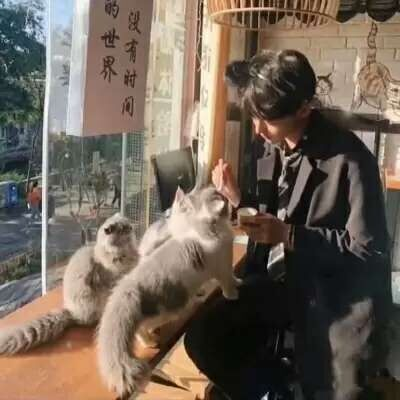
#> input picture opencv/1.jpg, 400 x 400 px, found by its file name
$ python cv.py
#> lines starting #> are read from the running program, lines starting #| are printed output that depends on the picture
import cv2
import matplotlib.pyplot as plt
# print(cv2.__version__)
# 默认读取的格式是bgr
img=cv2.imread(r'opencv/1.jpg')
#> img is the input picture: shape (400, 400, 3); mean B, G, R 87.6, 99.7, 112.5
img2=cv2.imread(r'opencv/2.jpg')
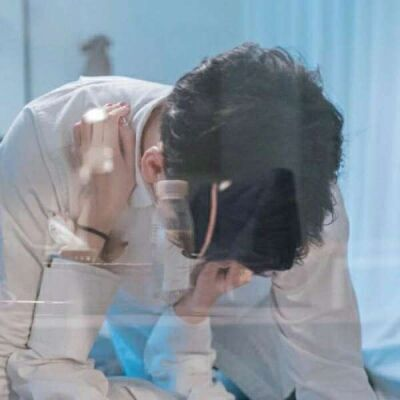
#> input picture opencv/2.jpg, 400 x 400 px, found by its file name
#> img2 is the input picture: shape (400, 400, 3); mean B, G, R 156.4, 145.5, 133.4
# print(img)

def cv_show(img):
    cv2.imshow('a',img)
    # 按下任意键终止显示 或者显示n毫秒后消失
    cv2.waitKey(0)
    cv2.destroyAllWindows()
# [10 lines of commented-out code are left out]
def change(img):
    b,g,r=cv2.split(img)
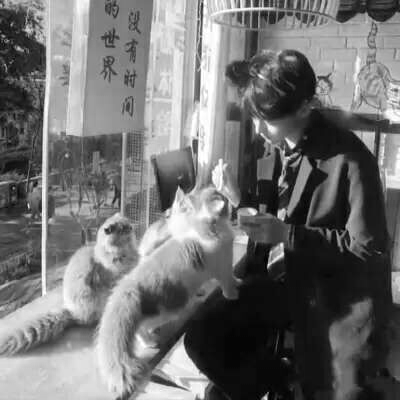
#> r: shape (400, 400); min 0, max 255, mean 112.5
    img=cv2.merge((r,g,b))
    return img
# [50 lines of commented-out code are left out]
img2=cv2.imread(r'opencv\2.jpg')
# print(img2.shape)
# img2=cv2.resize(img2,(200,200))
# cv_show(img2)
# img2=cv2.resize(img2,(10,100),fx=5,fy=1)
# cv_show(img2)
# 0.4,0.6表示两个图片的权重，0是偏置项，表示亮度
# res=cv2.addWeighted(img,0.2,img2,0.8,1)
# cv_show(res)

# src 原始图像
# thresh 阈值0-255（一般127）
# maxval 最大的可能值 255
# type 选择的方法
# ret,dest=cv2.threshold(src,thresh,maxval,type)
# 大于这个阈值取最大值（maxval）否则取9
cv2.THRESH_BINARY
# 和上面相反
cv2.THRESH_BINARY_INV
# 大于阈值的部分设为阈值，否则不变
cv2.THRESH_TRUNC
# 大于阈值的不变，小于阈值的为0
cv2.THRESH_TOZERO
# 大于阈值的为0，小于阈值的不变
cv2.THRESH_TOZERO_INV

img=change(img)
ret,thresh=cv2.threshold(img,127,255,cv2.THRESH_BINARY)
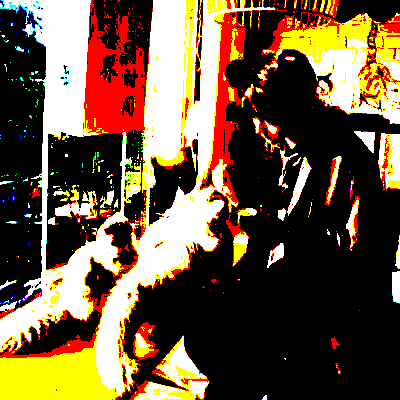
#> thresh: shape (400, 400, 3); mean R, G, B 108.7, 86.2, 61.2
ret,thresh1=cv2.threshold(img,127,255,cv2.THRESH_BINARY_INV)
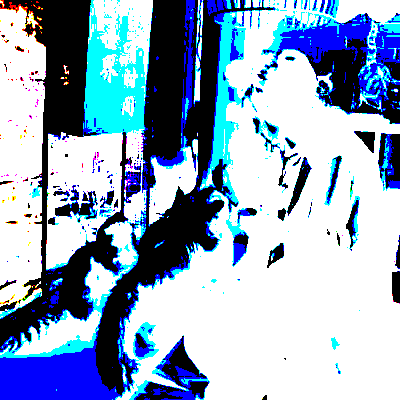
#> thresh1: shape (400, 400, 3); mean R, G, B 146.3, 168.8, 193.8
ret,thresh2=cv2.threshold(img,127,255,cv2.THRESH_TRUNC)
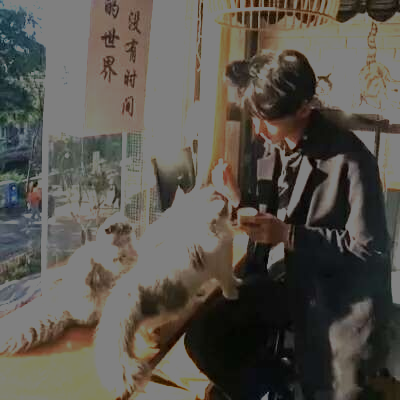
#> thresh2: shape (400, 400, 3); mean R, G, B 88.5, 84.5, 77.5
ret,thresh3=cv2.threshold(img,127,255,cv2.THRESH_TOZERO)
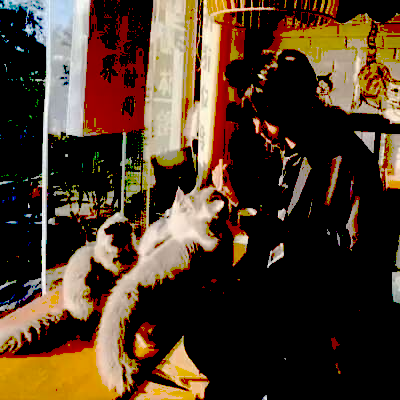
#> thresh3: shape (400, 400, 3); mean R, G, B 78.1, 58.2, 40.6
ret,thresh4=cv2.threshold(img,127,255,cv2.THRESH_TOZERO_INV)
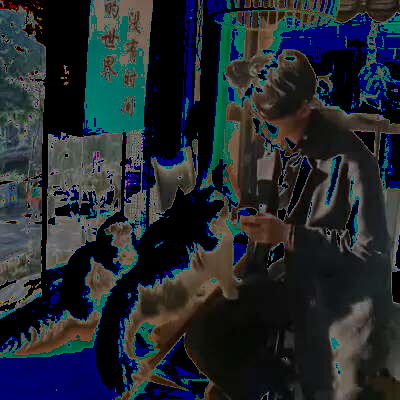
#> thresh4: shape (400, 400, 3); mean R, G, B 34.4, 41.5, 47
title=['origin','binary','binary_inv','trunc','tozero','tozero_inv']
images=[img,thresh,thresh1,thresh2,thresh3,thresh4]
for i in range(6):
    plt.subplot(2,3,i+1)
    plt.imshow(images[i],'gray')
    plt.title(title[i])
    plt.xticks([])
    plt.yticks([])
plt.show()

# [17 lines of commented-out code are left out]
